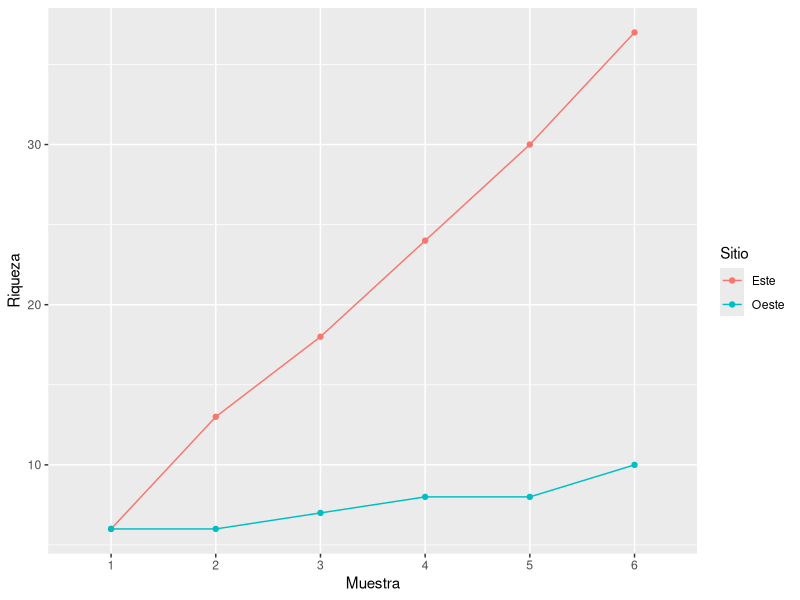
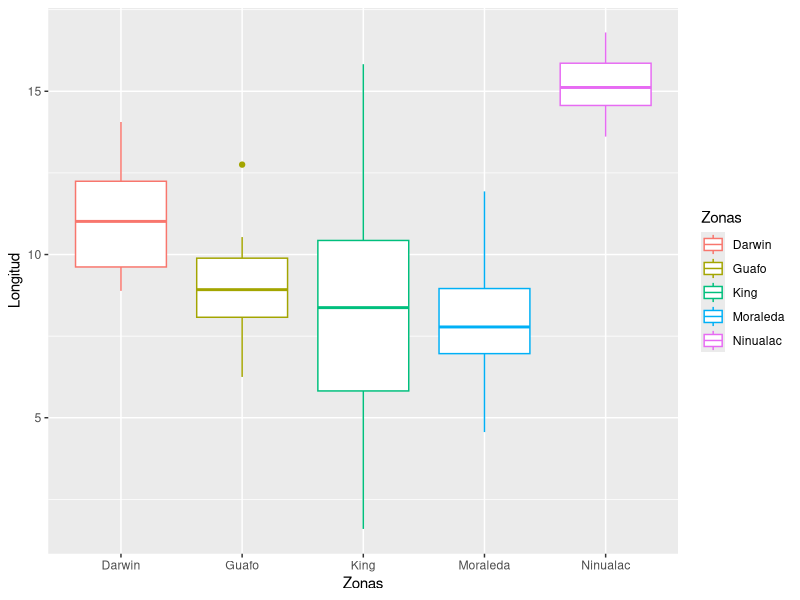

R code for these plots, in order: (Note: this script raises an error after producing the figures.)
## ---- chunk 1
knitr::opts_chunk$set(echo = TRUE)
library(readxl)
library(ggplot2)
library(survival)
library(survminer)
## ---- chunk 2
Muestra <- c(1,2,3,4,5,6)
Este <- c(6, 13, 18, 24, 30, 37)
Oeste <- c(6, 6, 7, 8, 8, 10)


dat <- data.frame(Muestra, Este, Oeste)
  
knitr::kable(dat, col.names=c("Muestra", "Este", "Oeste"), caption = "Tabla 1. Riqueza acumulada de peces costeros en la Patagonia")

## ---- chunk 3

# H0 : La riqueza de peces costeros es igual en la zona Este y Oeste de la patagonia.
# H1 : La riqueza de peces costeros es mayor en la zona Este de la patagonia.

## ---- chunk 4
dat2 <- data.frame(Sitio=rep(c("Este", "Oeste"), each=6), Muestra=rep(c("1", "2", "3", "4", "5", "6"),2), Riqueza=c(6, 13, 18, 24, 30, 37, 6, 6, 7, 8, 8, 10))

p<-ggplot(dat2, aes(x=Muestra, y=Riqueza, group=Sitio)) +
  geom_line(aes(color=Sitio))+
  geom_point(aes(color=Sitio))
p
## ---- chunk 5
# # Data.frame
# Muestra <- c(1,2,3,4,5,6)
# Este <- c(6, 13, 18, 24, 30, 37)
# Oeste <- c(6, 6, 7, 8, 8, 10)
# 
# # Prueba de Wilcoxon en R (wilcox.test)
# wilcox.test(Este, Oeste, alternative = "g", paired = FALSE)

## ---- chunk 6

# H0 : La concentración de fitoplancton no es diferente entre los años 2016, 2018, 2020.
# H1 :  La concentración de fitoplancton no es diferente entre los años 2016, 2018, 2020.

## ---- chunk 7

Guafo <- rnorm(11, 9, 2)
Moraleda <- rnorm(20, 7.8, 2)
King <- rnorm(23, 8, 3)
Ninualac <- rnorm(10, 15, 2)
Darwin <- rnorm(7, 11, 3)
larvas <- data.frame(Zonas=rep(c("Guafo", "Moraleda", "King", "Ninualac","Darwin"), c(11,20,23,10,7)), Longitud=c(Guafo, Moraleda, King, Ninualac,Darwin))

# Exporta datos 
write.table(larvas, file="cimar8.xlsx", sep = ";", col.names = TRUE, dec=".")

q<-ggplot(larvas, aes(x=Zonas, y=Longitud, color=Zonas)) +
  geom_boxplot()
q
## ---- chunk 8

# kruskal.test(Longitud ~ Zonas, data=larvas)

## ---- chunk 9
knitr::include_graphics("marca_langosta.png")
## ---- chunk 10

# H0 : La sobrevivencia de Langostas marcadas y no marcadas es igual.
# H1 : La sobrevivencia de Langostas marcadas y no marcadas es diferente.

## ---- chunk 11
langostas <- read_excel("langostas.xlsx", sheet = 1)
# summary(langostas)
langostas$Marca <- as.factor(langostas$Marca)
# str(langostas)
## ---- chunk 12
# p_langostas <- survfit(Surv(survival_time,survival_status)~strata(Marca),
#              data = langostas, na.action=na.exclude, type="kaplan-meier")
# 
# summary(p_langostas)

## ---- chunk 13

fit <- survfit(Surv(survival_time, survival_status) ~ Marca, data = langostas)
ggsurvplot(fit,
          pval = TRUE, conf.int = FALSE,
          linetype = "strata", # Change line type by groups
          surv.median.line = "hv", # Specify median survival
          ggtheme = theme_bw(), # Change ggplot2 theme
          palette = c("#E7B800", "#2E9FDF"))
## ---- chunk 14
# surv_diff <- survdiff(Surv(survival_time,survival_status)~Marca, data = langostas)
# surv_diff
